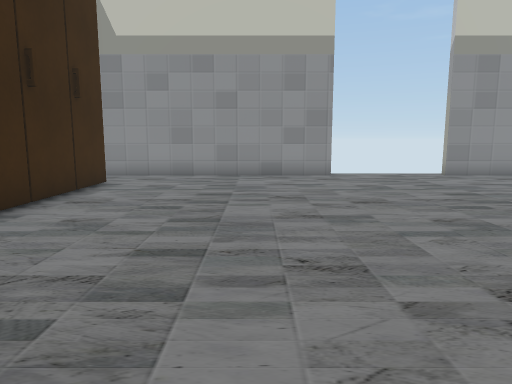
[1] (above)

19 first-person views from a walk through a 3-D level made in the Unity game engine. The camera is 1.2 m above the floor, tilts 8° down and sees 70° across. The floor is counted in squares, 1 m on a side. Each view is taken from the middle of a square. On the plan, view 1 faces up. The plan holds only what a view shows up to about 15 squares ahead; the rest is blank. The place goes on beyond the plan. Some surface patterns are stand-ins.

[2]
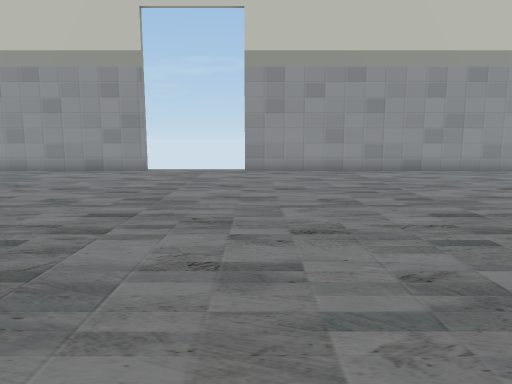

[3]
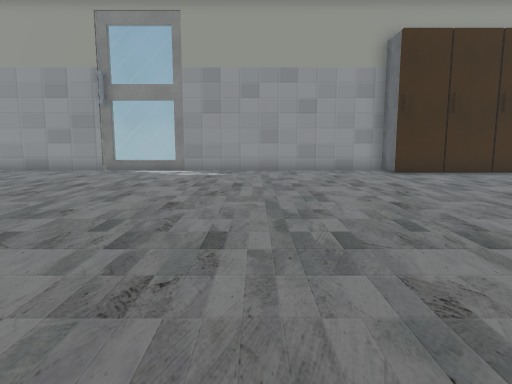

[4]
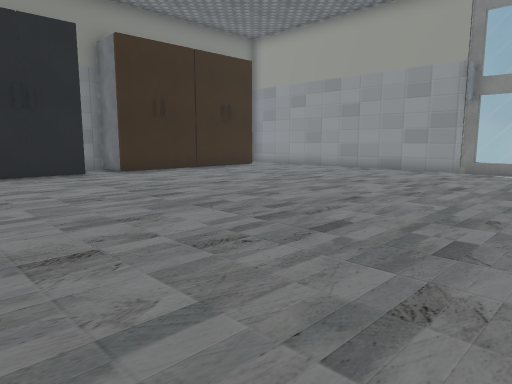

[5]
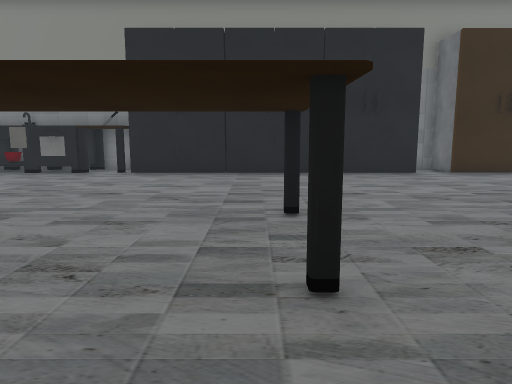

[6]
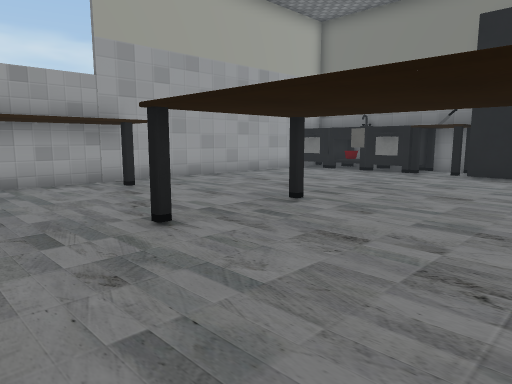

[7]
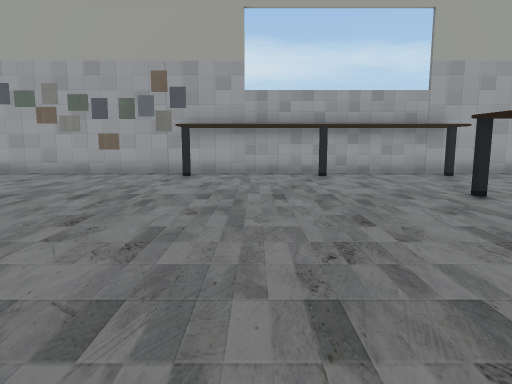

[8]
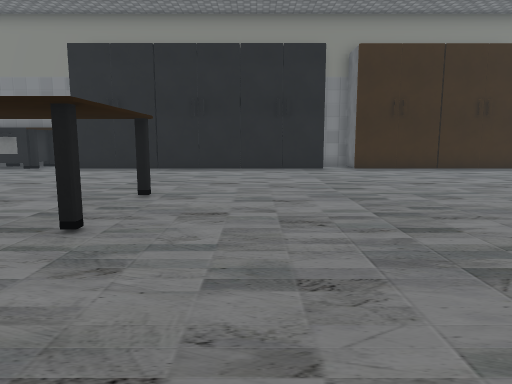

[9]
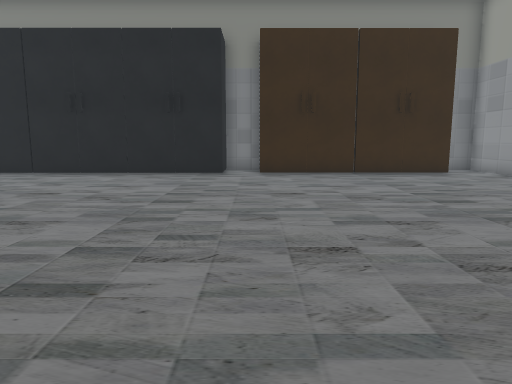

[10]
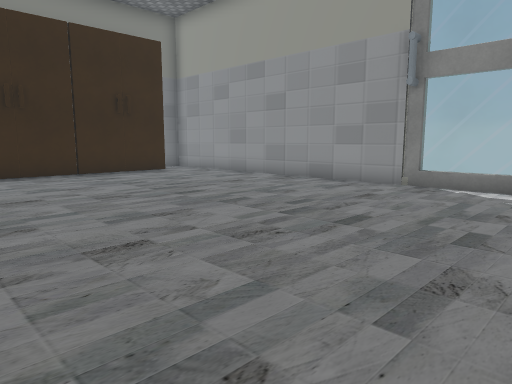

[11]
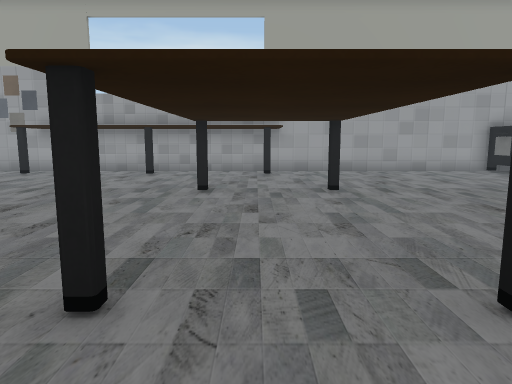

[12]
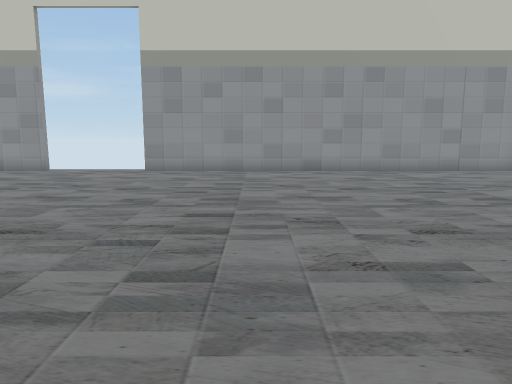

[13]
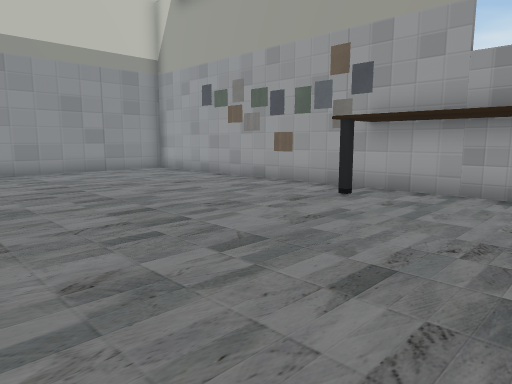

[14]
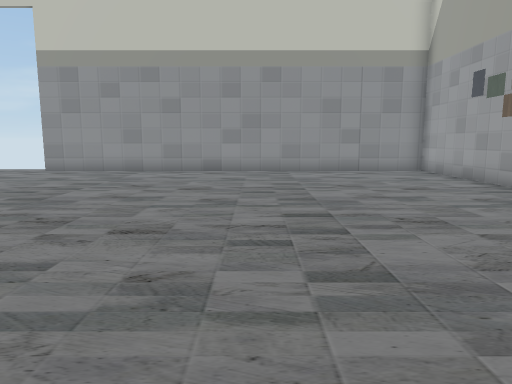

[15]
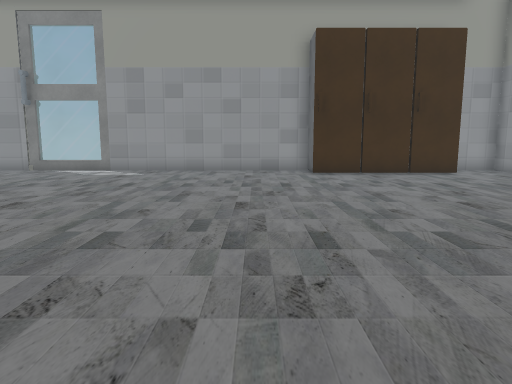

[16]
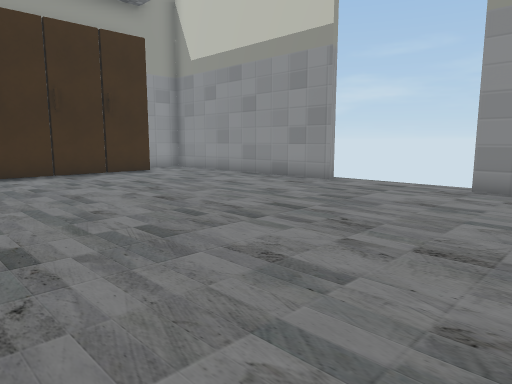

[17]
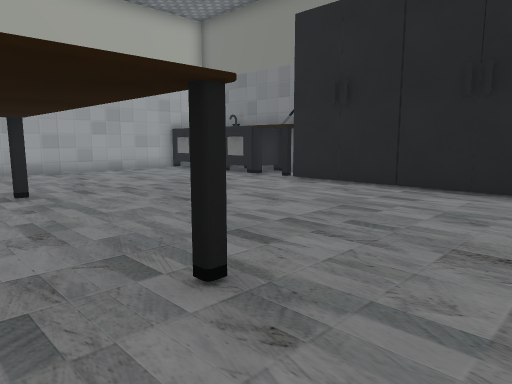

[18]
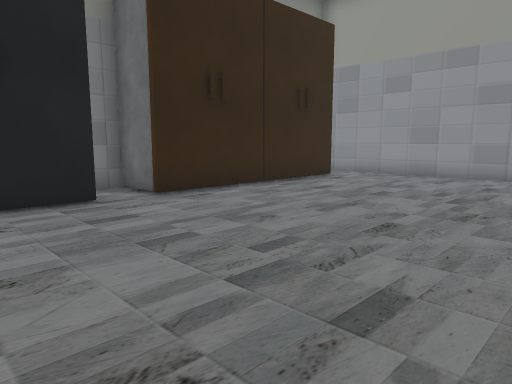

[19]
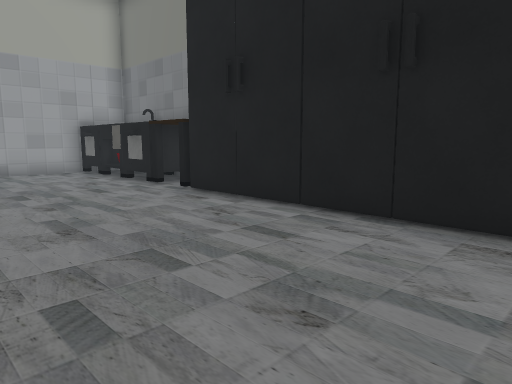

### Floor plan
Key: @ floor where view 1 was taken; # wall or solid block; . floor; O other object.
Columns run from 6 left of view 1 to 22 right of it. Each row starts with its distance up from view 1.
 13 #########....################
 12 #...........................#
 11 #...........................#
 10  OO.........................#
  9  OO.........................#
  8   O.........................#
  7   O.........................#
  6  OO.........................#
  5 #OO.........................#
  4 #...........................#
  3 #...........................#
  2 #.........................###
  1 #.........................##
  0 #.....@...................#
 -1 #.............  ..........#
 -2 #.........................#
 -3 #.........................#
 -4 O.........................#
 -5 O..............OOOOOOOO...#
 -6 O..............O......O...##
 -7 #..............O......O...###
 -8 #..............OOOOOOOO.....#
 -9 #...........................#
-10 #...........................#
-11 #...........................#
-12 #...........................#
-13 #...........................#
-14 #...........................#
-15 #.OOOOOOO..OOOOOOOOOOOO OOOO#
-16 #.OOOOOOOOO  OOOOOOOOOOOOOOO#
-17 ##       ##          ###  #

Where each view was taken, in squares from view 1:
view 1: 0 up, 0 right, facing up
view 2: 2 down, 7 right, facing up
view 3: 0 up, 9 right, facing left
view 4: 2 down, 9 right, facing down-left
view 5: 2 down, 10 right, facing down
view 6: 2 down, 11 right, facing down-right
view 7: 0 up, 8 right, facing right
view 8: 0 up, 7 right, facing down
view 9: 2 down, 3 right, facing down
view 10: 2 down, 4 right, facing down-left
view 11: 6 down, 7 right, facing right
view 12: 2 down, 11 right, facing up
view 13: 2 down, 13 right, facing up-right
view 14: 2 down, 15 right, facing up
view 15: 3 up, 9 right, facing left
view 16: 3 up, 9 right, facing up-left
view 17: 6 down, 7 right, facing down-right
view 18: 8 down, 7 right, facing down-left
view 19: 10 down, 7 right, facing down-right
